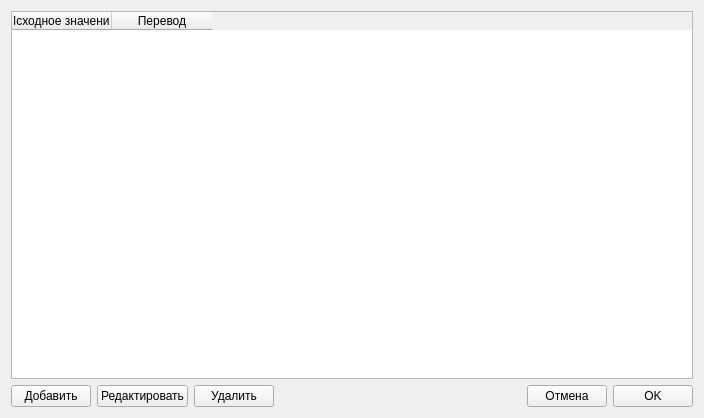
<?xml version="1.0" encoding="UTF-8"?>
<ui version="4.0">
 <class>TransitionDialog</class>
 <widget class="QWidget" name="TransitionDialog">
  <property name="geometry">
   <rect>
    <x>0</x>
    <y>0</y>
    <width>704</width>
    <height>418</height>
   </rect>
  </property>
  <property name="windowTitle">
   <string>Form</string>
  </property>
  <layout class="QVBoxLayout" name="verticalLayout">
   <item>
    <widget class="QTableWidget" name="tableWidget">
     <attribute name="horizontalHeaderCascadingSectionResizes">
      <bool>false</bool>
     </attribute>
     <column>
      <property name="text">
       <string>Исходное значение</string>
      </property>
     </column>
     <column>
      <property name="text">
       <string>Перевод</string>
      </property>
     </column>
    </widget>
   </item>
   <item>
    <layout class="QHBoxLayout" name="horizontalLayout">
     <item>
      <widget class="QPushButton" name="addButton">
       <property name="text">
        <string>Добавить</string>
       </property>
      </widget>
     </item>
     <item>
      <widget class="QPushButton" name="editButton">
       <property name="text">
        <string>Редактировать</string>
       </property>
      </widget>
     </item>
     <item>
      <widget class="QPushButton" name="removeButton">
       <property name="text">
        <string>Удалить</string>
       </property>
      </widget>
     </item>
     <item>
      <spacer name="horizontalSpacer">
       <property name="orientation">
        <enum>Qt::Horizontal</enum>
       </property>
       <property name="sizeHint" stdset="0">
        <size>
         <width>40</width>
         <height>20</height>
        </size>
       </property>
      </spacer>
     </item>
     <item>
      <widget class="QPushButton" name="cancelButton">
       <property name="text">
        <string>Отмена</string>
       </property>
      </widget>
     </item>
     <item>
      <widget class="QPushButton" name="okButton">
       <property name="text">
        <string>OK</string>
       </property>
      </widget>
     </item>
    </layout>
   </item>
  </layout>
 </widget>
 <resources/>
 <connections>
  <connection>
   <sender>cancelButton</sender>
   <signal>clicked()</signal>
   <receiver>TransitionDialog</receiver>
   <slot>close()</slot>
   <hints>
    <hint type="sourcelabel">
     <x>567</x>
     <y>395</y>
    </hint>
    <hint type="destinationlabel">
     <x>351</x>
     <y>208</y>
    </hint>
   </hints>
  </connection>
 </connections>
</ui>
